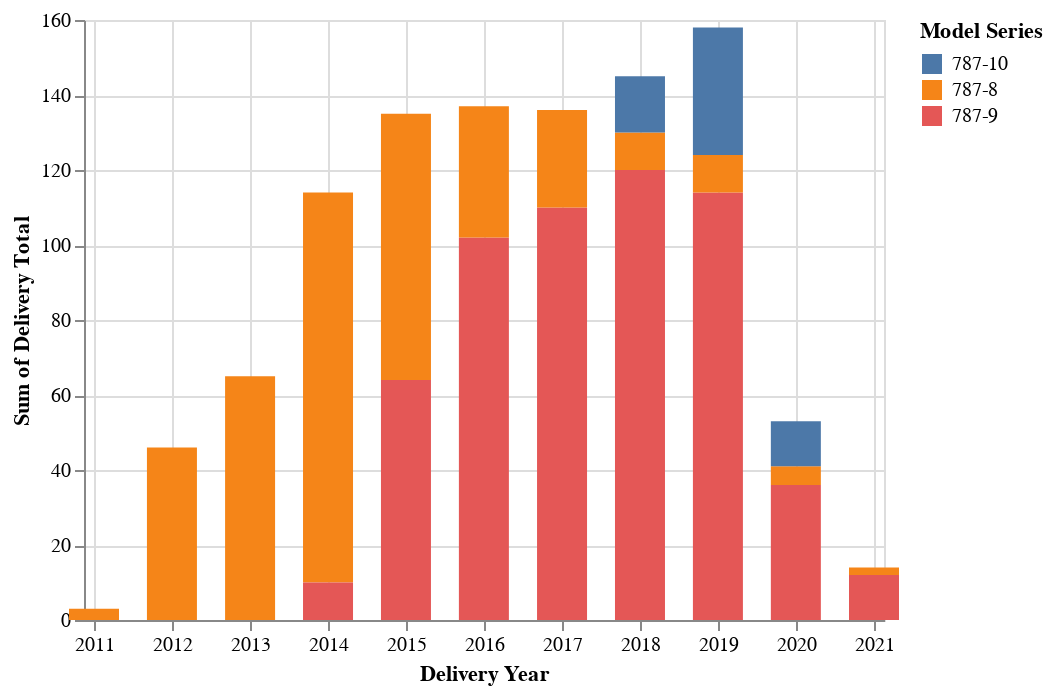

The notebook cell this image was saved under:
### Markdown cell above
This is a preliminary iteration of the chart by adding a tooltip and changing it to a stacked bar chart.

### Code cell
selection = alt.selection(type='single', fields = ['Model Series'])
# selection = alt.selection(type='multi', fields=['Region'])
alt.Chart(dreamliner_deliveries).mark_bar(size = 25).encode(
    x='Delivery Year ',
    y='sum(Delivery Total)',
    color = 'Model Series',
    tooltip = ['Model Series', 'sum(Delivery Total)'],
    opacity=alt.condition(selection,alt.value(1),alt.value(.2))
).add_selection(selection)

### Figure 1 — Vega-Lite specification as saved in the notebook (floating-point values rounded to 4 significant figures; data arrays with more than 128 entries replaced by an {"elided": "..."} marker saying what was removed)
{"config": {"view": {"continuousWidth": 400, "continuousHeight": 300}}, "data": {"name": "data-e935cc2285470359ef007b4ab14a632d"}, "mark": {"type": "bar", "size": 25}, "encoding": {"color": {"field": "Model Series", "type": "nominal"}, "opacity": {"condition": {"value": 1, "selection": "selector001"}, "value": 0.2}, "tooltip": [{"field": "Model Series", "type": "nominal"}, {"aggregate": "sum", "field": "Delivery Total", "type": "quantitative"}], "x": {"field": "Delivery Year ", "type": "temporal"}, "y": {"aggregate": "sum", "field": "Delivery Total", "type": "quantitative"}}, "selection": {"selector001": {"type": "single", "fields": ["Model Series"]}}, "$schema": "https://vega.github.io/schema/vega-lite/v4.17.0.json", "datasets": {"data-e935cc2285470359ef007b4ab14a632d": {"elided": "517 records"}}}
